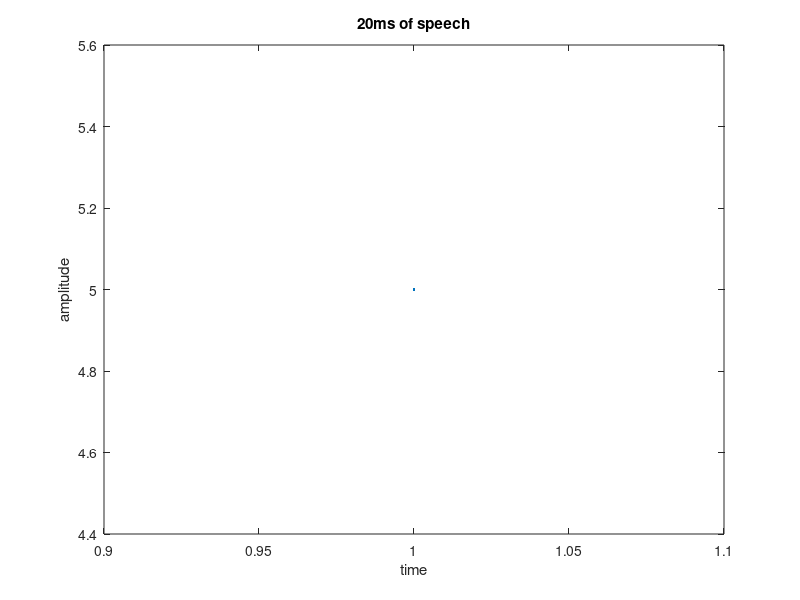

Reproduce this figure in MATLAB. (Note: this script raises an error after producing the figure.)

%%%%%%%%%%%%%%%%%%%%%%%%%%%%%%%%%%%%%%%%%%%%%%%%%%%%%%%%%%%%%%%%%%%%%%%%%%%
%       Asking for options
%%%%%%%%%%%%%%%%%%%%%%%%%%%%%%%%%%%%%%%%%%%%%%%%%%%%%%%%%%%%%%%%%%%%%%%%%%%
clc;
clear;
option=input('write 1 for vowel.wav or 0 for non_vowel.wav : ');

%%%%%%%%%%%%%%%%%%%%%%%%%%%%%%%%%%%%%%%%%%%%%%%%%%%%%%%%%%%%%%%%%%%%%%%%%%%
%       read_remove funtion reads a file and removes silence
%%%%%%%%%%%%%%%%%%%%%%%%%%%%%%%%%%%%%%%%%%%%%%%%%%%%%%%%%%%%%%%%%%%%%%%%%%%
if(option==1)
input = read_remove('vowel.wav');
elseif(option==0)
 input = read_remove('non_vowel.wav');
end

%%%%%%%%%%%%%%%%%%%%%%%%%%%%%%%%%%%%%%%%%%%%%%%%%%%%%%%%%%%%%%%%%%%%%%%%%%%
%       Selecting a 160 sample frame and plotting it
%%%%%%%%%%%%%%%%%%%%%%%%%%%%%%%%%%%%%%%%%%%%%%%%%%%%%%%%%%%%%%%%%%%%%%%%%%%
frame = input(1001:1160);
figure;
plot(frame);
title('20ms of speech')
xlabel('time');
ylabel('amplitude');

%%%%%%%%%%%%%%%%%%%%%%%%%%%%%%%%%%%%%%%%%%%%%%%%%%%%%%%%%%%%%%%%%%%%%%%%%%%
%       Selecting a 160 sample frame and plotting it
%%%%%%%%%%%%%%%%%%%%%%%%%%%%%%%%%%%%%%%%%%%%%%%%%%%%%%%%%%%%%%%%%%%%%%%%%%%
p = 10;
r0 = sum(frame.^2); 
for k = 1:p
   r(k) = 0;
    for n = 1 : 159-k
        r(k) = r(k) + frame(n)*frame(n+k);
   end
end
disp('Type "p" for order of the filter, "r0" for r(0), and "r" for rest of the auto correlation function ');
Q7; %Execute the 7th problem to find the filter co efficients a;
e(1) = frame(1);
for n = 2:160
    if (n < 11)
        e(n) = frame(n)+ sum(a(1:n-1).*frame(n-1:-1:1));
    else
        e(n) = frame(n)+sum(a(1:9).*frame(n-1:-1:n+1-p));
    end
end
      fs = 8000;
      ts = 1/fs;
      tmax = (length(frame)-1)*ts;
      t = 0:ts:tmax;
      f = -fs/2 : fs/(length(frame)-1) : fs/2;
      
      figure;
      plot(f,abs(fft(frame)));
      title('short time spectrum');
      xlabel('frequency');
      ylabel('amplitude');
      
      scap = filter(1,[1,a],e);
      figure;
      plot(t,scap);
      title('inverse filtered speech signal');
      xlabel('time');
      ylabel('amplitude');
      
      figure;
      plot(f,abs(fft(scap)));
      title('short time spectrum of inverse filtered speech signal');
      xlabel('frequency');
      ylabel('amplitude');
    
